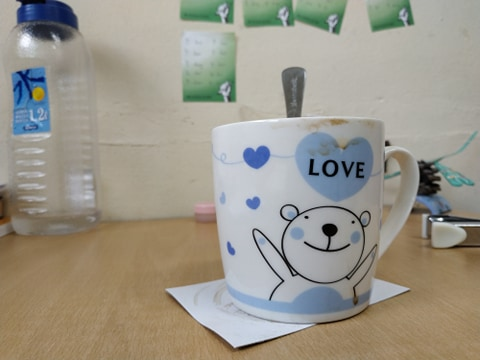
#> input picture ML_Learning/camera_calib_3D_reconstruction/cupleft.jpg, 480 x 360 px; its folder holds 5 pictures in this run; the run also reads 1 picture not shown here
$ python chessboard_calib.py
#> lines starting #> are read from the running program, lines starting #| are printed output that depends on the picture; after the words box and inside, x2 and y2 are one past the last pixel; in counts of white or black regions, pixels touching at a corner belong together
import numpy as np
import cv2
import glob

# termination criteria
criteria = (cv2.TERM_CRITERIA_EPS + cv2.TERM_CRITERIA_MAX_ITER, 30, 0.001)

# prepare object points, like (0,0,0), (1,0,0), (2,0,0) ....,(6,5,0)
objp = np.zeros((6*7,3), np.float32)
objp[:,:2] = np.mgrid[0:7,0:6].T.reshape(-1,2)
print(objp)
# Arrays to store object points and image points from all the images.
objpoints = [] # 3d point in real world space
imgpoints = [] # 2d points in image plane.

images = glob.glob('*.jpg')

for fname in images:
    img = cv2.imread(fname)
#> img is the input picture: shape (360, 480, 3); mean B, G, R 138.2, 150.2, 154.7
    gray = cv2.cvtColor(img,cv2.COLOR_BGR2GRAY)
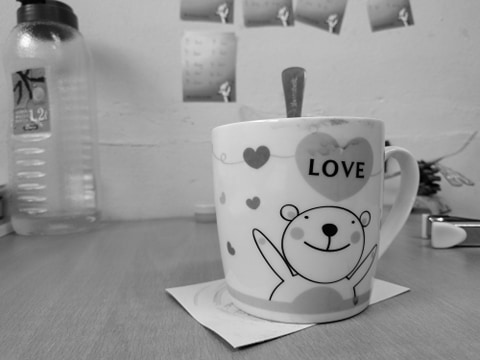
#> gray: shape (360, 480); min 0, max 254, mean 150.2

    # Find the chess board corners
    ret, corners = cv2.findChessboardCorners(gray, (7,6),None)
#> ret = False; corners = None

    # If found, add object points, image points (after refining them)
    if ret == True:
        objpoints.append(objp)

        corners2 = cv2.cornerSubPix(gray,corners,(11,11),(-1,-1),criteria)
        imgpoints.append(corners2)

        # Draw and display the corners
        img = cv2.drawChessboardCorners(img, (7,6), corners2,ret)
        cv2.imshow('img',img)
        cv2.waitKey(500)
#> pass 2 of the loop `for fname in images:`:
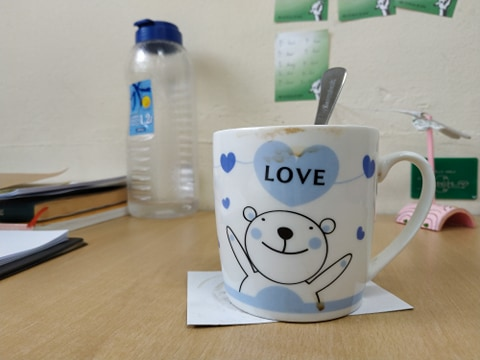
#> input picture ML_Learning/camera_calib_3D_reconstruction/cupright.jpg, 480 x 360 px
#> img is the input picture: shape (360, 480, 3); mean B, G, R 142.3, 155.6, 160.2
#> `gray = cv2.cvtColor(img,cv2.COLOR_BGR2GRAY)`:
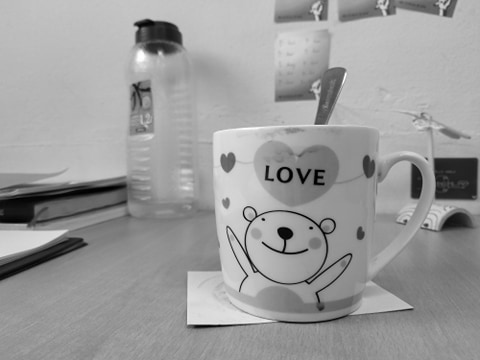
#> gray: shape (360, 480); min 0, max 255, mean 155.4
#> pass 3 of the loop `for fname in images:`:
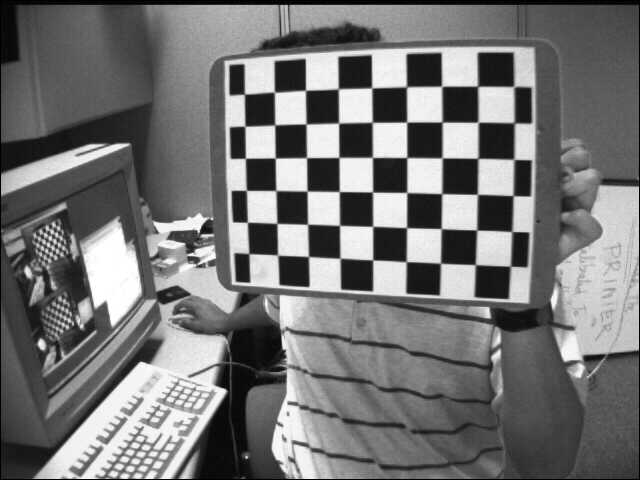
#> input picture ML_Learning/camera_calib_3D_reconstruction/left01.jpg, 640 x 480 px
#> img is the input picture: shape (480, 640, 3); min 0, max 255, mean 116.6
#> gray: shape (480, 640)
#> ret = True; corners = 42 rows, first 8: [475.4, 264.8], [440.5, 263.2], [405.9, 261.5], [372.9, 259.9], [340.6, 258.5], [308.7, 256.4], [277.6, 255.1], [476.7, 230.1]
#> corners2 = 42 rows, first 8: [475.3, 264.6], [440.5, 263.2], [406.2, 261.7], [372.7, 259.9], [340, 258.2], [308.5, 256.5], [277.6, 255.1], [476.7, 230]
#> `img = cv2.drawChessboardCorners(img, (7,6), corners2,ret)`:
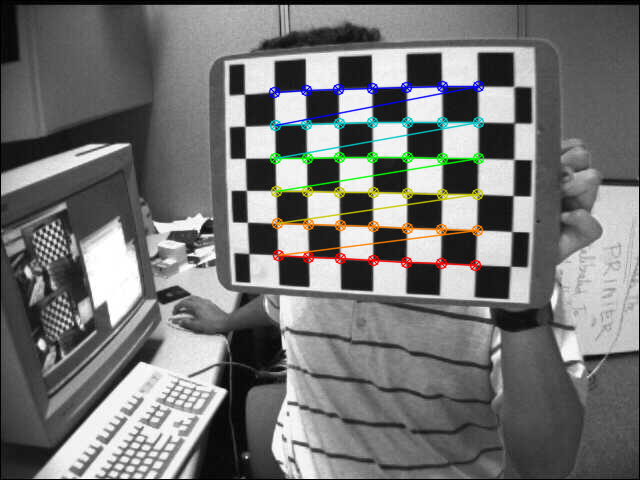
#> img: shape (480, 640, 3); 3.22% of pixels changed, all inside (x1, y1, x2, y2) = (268, 80, 485, 272)
#> the loop made 5 passes; the first 3 are shown

cv2.destroyAllWindows()
ret, mtx, dist, rvecs, tvecs = cv2.calibrateCamera(objpoints, imgpoints, gray.shape[::-1],None,None)


img = cv2.imread('left01.jpg')
h, w = img.shape[:2]
#> h = 480; w = 640
newcameramtx, roi = cv2.getOptimalNewCameraMatrix(mtx, dist, (w,h), 1, (w,h))

# [19 lines of commented-out code are left out]
mean_error = 0
for i in range(len(objpoints)):
    imgpoints2, _ = cv2.projectPoints(objpoints[i], rvecs[i], tvecs[i], mtx, dist)
    error = cv2.norm(imgpoints[i], imgpoints2, cv2.NORM_L2)/len(imgpoints2)
    mean_error += error

print("total error: ", mean_error/len(objpoints))
